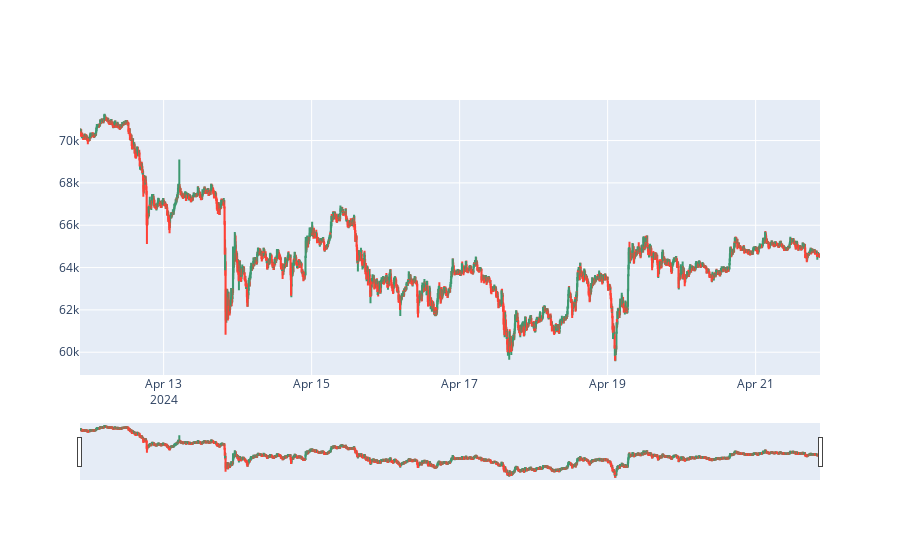

The code cell stored with this chart in its notebook:
### Code cell
fig = go.Figure(data=[go.Candlestick(x=combined_df['tradetime'],
                open=combined_df['open'],
                high=combined_df['high'],
                low=combined_df['low'],
                close=combined_df['close'])])


fig.show()

### Figure 1 — Plotly figure (JSON) as saved in the notebook; plotly's stock layout.template omitted (floating-point values rounded to 4 significant figures; data arrays with more than 128 entries replaced by an {"elided": "..."} marker saying what was removed)
{"data": [{"close": {"elided": "2880 float values"}, "high": {"elided": "2880 float values"}, "low": {"elided": "2880 float values"}, "open": {"elided": "2880 float values"}, "type": "candlestick", "x": {"elided": "2880 str values"}}], "layout": {}}
